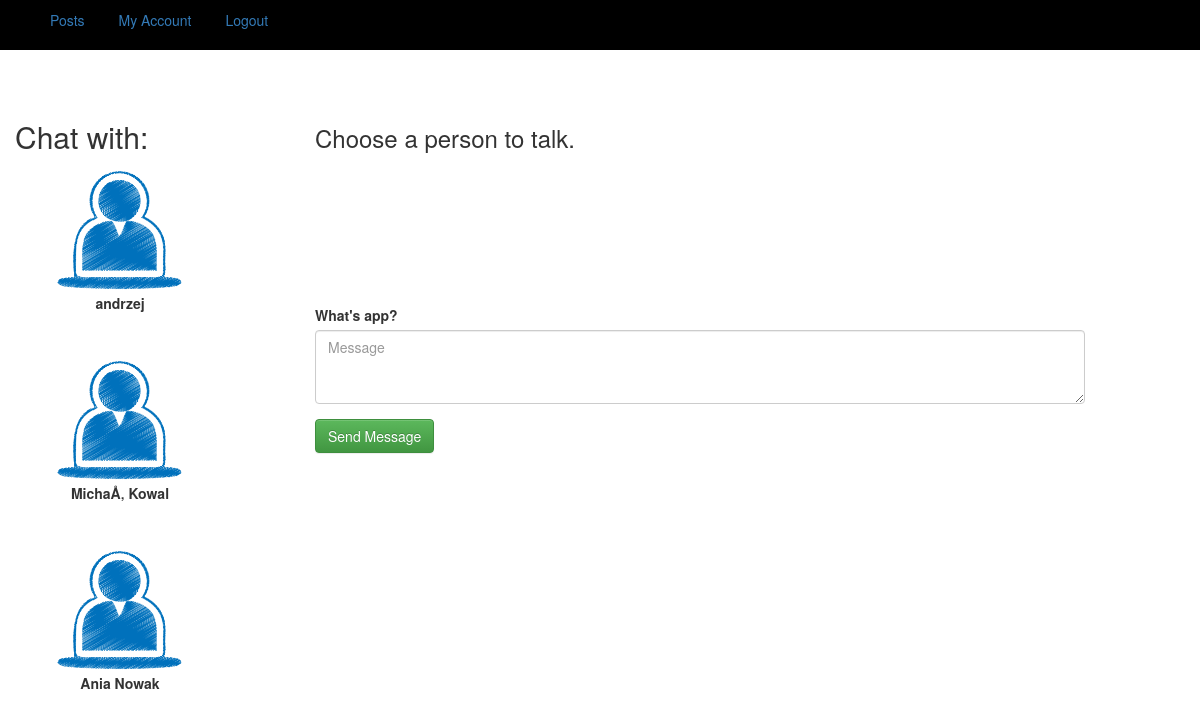
The page /messages.php (signed in) on the database its author committed.
### tables this page shows
CREATE TABLE `Users` (
  `id` int(11) NOT NULL,
  `email` varchar(255) DEFAULT NULL,
  `username` varchar(255) DEFAULT NULL,
  `hashed_password` varchar(60) DEFAULT NULL
);

### src/Users.php (called while the page is built, shortened)
<?php
class Users
{
    private $id;
    private $username;
    public function __construct()
    {
        $this->id = -1;
        $this->username = '';
    }
    public function getId()
    {
        return $this->id;
    }
    public function getUsername()
    {
        return $this->username;
    }
    static public function loadAllUsers(mysqli $connection)
    {
        $sql = "SELECT * FROM Users";
        $ret = [];
        $result = $connection->query($sql);
        if ($result == true && $result->num_rows != 0) {
            foreach ($result as $row) {
                $loadedUser = new Users();
                $loadedUser->id = $row['id'];
                $loadedUser->username = $row['username'];
                $loadedUser->hashed_password = $row['hashed_password'];
                $loadedUser->email = $row['email'];
                $ret[] = $loadedUser;
            }
        }
        return $ret;
    }
}

### public/messages.php (the view, shortened to what this page needs)
<?php
    include 'template/head.php';
    require_once ( __DIR__ . '/../src/utils/connect.php' );
    require_once ( __DIR__ . '/../src/Users.php' );
    $user = new Users();
    $allUsers = $user->loadAllUsers($conn);
?>
<body class="message" xmlns="http://www.w3.org/1999/html">
    <section class="nav">
        <ul>
            <li><a href="posts.php">Posts</a></li>
            <li><a href="#">My Account</a></li>
            <li><a href="/Workshops/SocialPortal/src/modules/logout.php">Logout</a></li>
        </ul>
    </section>
    <section class="friends">
        <div class="friends-info col-md-2">
            <h2>Chat with:</h2>
            <form id="form" action="../src/modules/add_msg.php" method="post">
                <?php
                $i = 0;
                $currentUser = $_SESSION['loggedUser'][1];
                while ($i < count($allUsers)) {
                    $usrId = $allUsers[$i]->getId();
                    $userName = $allUsers[$i]->getUserName();
                    if ($usrId != $currentUser){
                        echo "<ul class=\"friend-info_item\" data-id=\"$usrId\">
                            <label><input type='radio' id='friend-id' name='friend_id' value='$usrId'>
                                <img class=\"friend-info_ico\" src=\"img/blue-user-icon.png\">
                                <p>$userName</p>
                            </label>";
                        echo '</ul>';
                    }
                    $i++;
                }
                ?>
            </form>
        </div>
    </section>
    <section class="content">
        <div class="show-msg col-md-offset-1 col-md-6">
                    <h3 class="show-msg_info">Choose a person to talk.</h3>
        </div>
    </section>
    <section class="message-form">
        <div class="col-md-offset-1 col-md-8">
            <form action="../src/modules/add_msg.php" method="post">
                <div class="form-group">
                    <label for="message">What's app?<span id="friend-name"></span></label>
                    <textarea rows="3" class="form-control" id="message" name="message" placeholder="Message"></textarea>
                </div>
                <button type="submit" class="btn btn-success">Send Message</button>
            </form>
        </div>
    </section>
<?php
include 'template/footer.php';

### public/template/head.php (shortened to what this page needs)
<!DOCTYPE html>
<html lang="pl">
<head>
    <link rel="stylesheet" href="css/main.css">
    <link rel="stylesheet" href="css/vendors/bootstrap.min.css">
    <link rel="stylesheet" href="css/vendors/bootstrap-theme.min.css">
</head>

### public/template/footer.php (shortened to what this page needs)
</body>
</html>

### public/css/main.css (style rules this page uses)
.posts, .message { margin-bottom: 60px; }
.posts .nav, .message .nav { background: black; margin-bottom: 50px; }
.posts .nav li, .message .nav li { display: inline-block; margin-right: 10px; padding: 10px; }
.message .friend-info_item { margin-bottom: 30px; }
.message .friend-info_ico { width: 100%; max-width:200px; }
.message .friend-info_item label { margin: auto; text-align: center; cursor: pointer; }
.message .show-msg { min-height: 200px; margin-top: 5px; }
.message .message-form form { margin-bottom: 20px; }

### rows shown on the page
users: username "andrzej"
users: username "MichaÅ‚ Kowal"
users: username "Ania Nowak"
